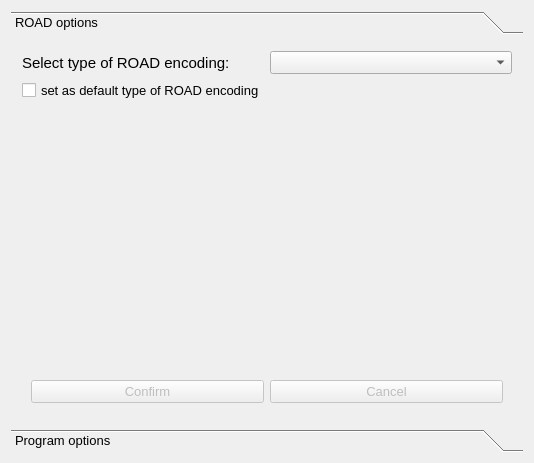
<?xml version="1.0" encoding="UTF-8"?>
<ui version="4.0">
 <class>OptionsWidget</class>
 <widget class="QWidget" name="OptionsWidget">
  <property name="windowModality">
   <enum>Qt::ApplicationModal</enum>
  </property>
  <property name="geometry">
   <rect>
    <x>0</x>
    <y>0</y>
    <width>534</width>
    <height>463</height>
   </rect>
  </property>
  <property name="windowTitle">
   <string>Options</string>
  </property>
  <layout class="QHBoxLayout" name="horizontalLayout">
   <item>
    <widget class="QToolBox" name="toolBox">
     <property name="font">
      <font>
       <pointsize>10</pointsize>
      </font>
     </property>
     <property name="currentIndex">
      <number>0</number>
     </property>
     <widget class="QWidget" name="pageROAD">
      <property name="geometry">
       <rect>
        <x>0</x>
        <y>0</y>
        <width>516</width>
        <height>385</height>
       </rect>
      </property>
      <attribute name="label">
       <string>ROAD options</string>
      </attribute>
      <layout class="QHBoxLayout" name="horizontalLayout_2">
       <property name="spacing">
        <number>2</number>
       </property>
       <item>
        <widget class="QWidget" name="widget_2" native="true">
         <layout class="QVBoxLayout" name="verticalLayout">
          <property name="spacing">
           <number>2</number>
          </property>
          <property name="leftMargin">
           <number>2</number>
          </property>
          <property name="topMargin">
           <number>2</number>
          </property>
          <property name="rightMargin">
           <number>2</number>
          </property>
          <property name="bottomMargin">
           <number>2</number>
          </property>
          <item>
           <widget class="QWidget" name="widget" native="true">
            <layout class="QVBoxLayout" name="verticalLayout_2">
             <property name="leftMargin">
              <number>0</number>
             </property>
             <property name="topMargin">
              <number>0</number>
             </property>
             <property name="rightMargin">
              <number>0</number>
             </property>
             <property name="bottomMargin">
              <number>0</number>
             </property>
             <item>
              <layout class="QHBoxLayout" name="horizontalLayout_3">
               <item>
                <widget class="QLabel" name="label">
                 <property name="font">
                  <font>
                   <pointsize>11</pointsize>
                  </font>
                 </property>
                 <property name="text">
                  <string>Select type of ROAD encoding:</string>
                 </property>
                </widget>
               </item>
               <item>
                <widget class="QComboBox" name="selectTypeOfROADencodingComboBox"/>
               </item>
              </layout>
             </item>
             <item>
              <widget class="QCheckBox" name="setROADTypeAsDefaultCheckBox">
               <property name="text">
                <string>set as default type of ROAD encoding</string>
               </property>
              </widget>
             </item>
            </layout>
           </widget>
          </item>
          <item>
           <widget class="QScrollArea" name="encodingOptionsScrollArea">
            <property name="frameShape">
             <enum>QFrame::NoFrame</enum>
            </property>
            <property name="widgetResizable">
             <bool>true</bool>
            </property>
            <widget class="QWidget" name="scrollAreaWidgetContents">
             <property name="geometry">
              <rect>
               <x>0</x>
               <y>0</y>
               <width>494</width>
               <height>267</height>
              </rect>
             </property>
            </widget>
           </widget>
          </item>
          <item>
           <widget class="QWidget" name="confirmPanel" native="true">
            <property name="enabled">
             <bool>false</bool>
            </property>
            <layout class="QHBoxLayout" name="horizontalLayout_4">
             <item>
              <widget class="QPushButton" name="confirmPushButton">
               <property name="text">
                <string>Confirm</string>
               </property>
              </widget>
             </item>
             <item>
              <widget class="QPushButton" name="cancelPushButton">
               <property name="text">
                <string>Cancel</string>
               </property>
              </widget>
             </item>
            </layout>
           </widget>
          </item>
         </layout>
        </widget>
       </item>
      </layout>
     </widget>
     <widget class="QWidget" name="page_2">
      <property name="geometry">
       <rect>
        <x>0</x>
        <y>0</y>
        <width>516</width>
        <height>385</height>
       </rect>
      </property>
      <attribute name="label">
       <string>Program options</string>
      </attribute>
     </widget>
    </widget>
   </item>
  </layout>
 </widget>
 <resources/>
 <connections/>
</ui>
